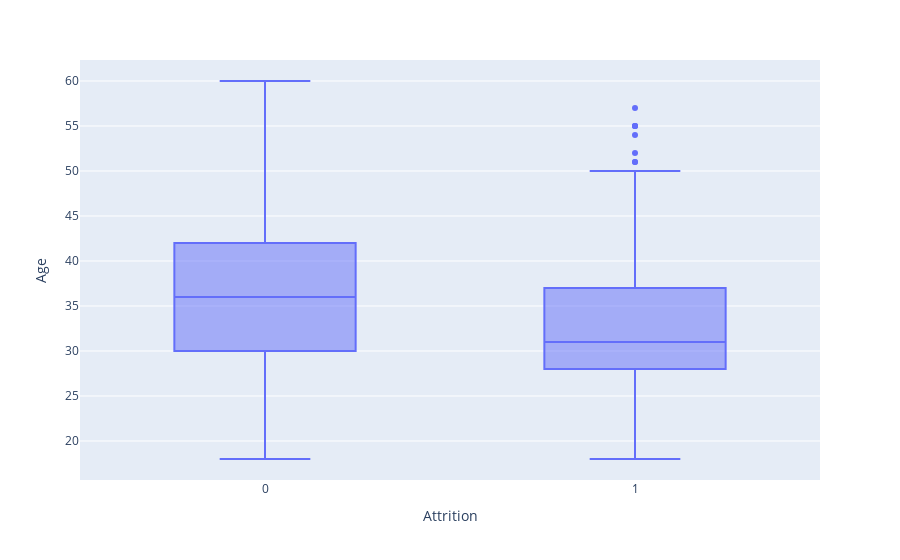

The code cell stored with this chart in its notebook:
### Code cell
fig = px.box(df, x = 'Attrition', y = 'Age')
fig.show()

### Figure 1 — Plotly figure (JSON) as saved in the notebook; plotly's stock layout.template omitted (floating-point values rounded to 4 significant figures; data arrays with more than 128 entries replaced by an {"elided": "..."} marker saying what was removed)
{"data": [{"alignmentgroup": "True", "hovertemplate": "Attrition=%{x}<br>Age=%{y}<extra></extra>", "legendgroup": "", "marker": {"color": "#636efa"}, "name": "", "notched": false, "offsetgroup": "", "orientation": "v", "showlegend": false, "type": "box", "x": {"elided": "1677 int values"}, "x0": " ", "xaxis": "x", "y": {"elided": "1677 int values"}, "y0": " ", "yaxis": "y"}], "layout": {"boxmode": "group", "legend": {"tracegroupgap": 0}, "margin": {"t": 60}, "xaxis": {"anchor": "y", "domain": [0, 1], "title": {"text": "Attrition"}}, "yaxis": {"anchor": "x", "domain": [0, 1], "title": {"text": "Age"}}}}
